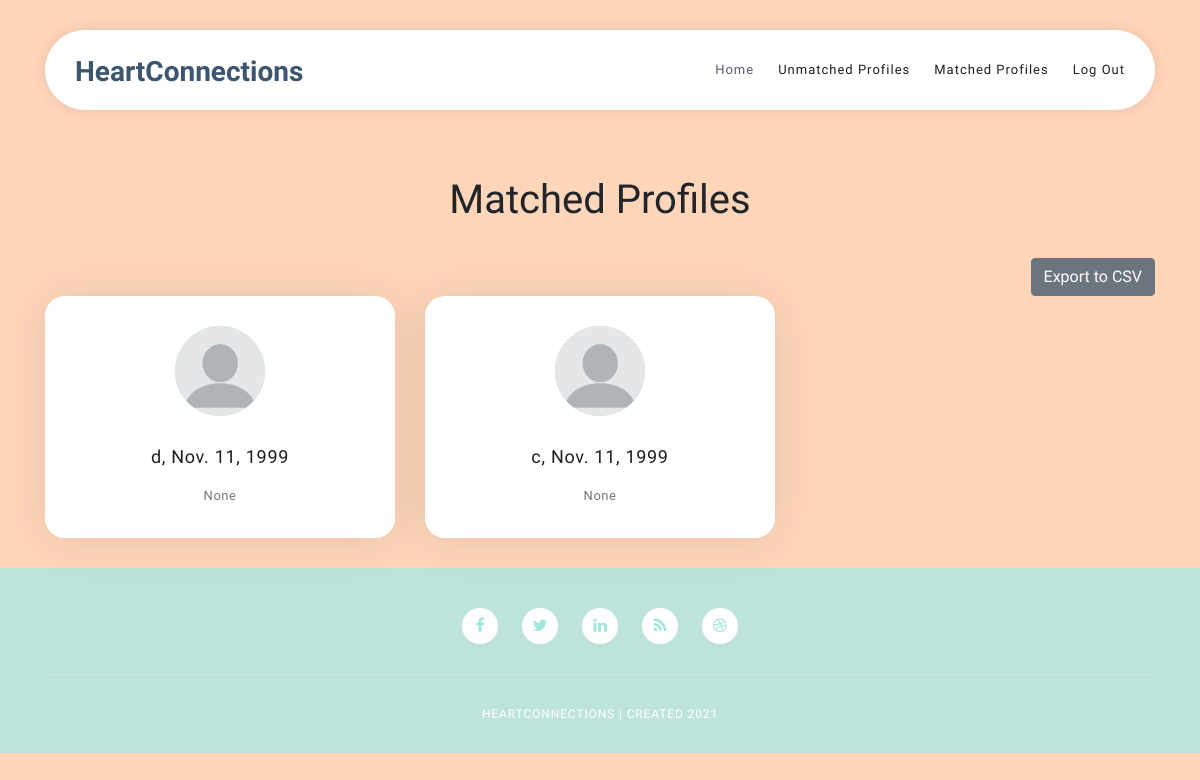
Page /HeartConnections/profile/matched/ (signed in) on the earlier database version.
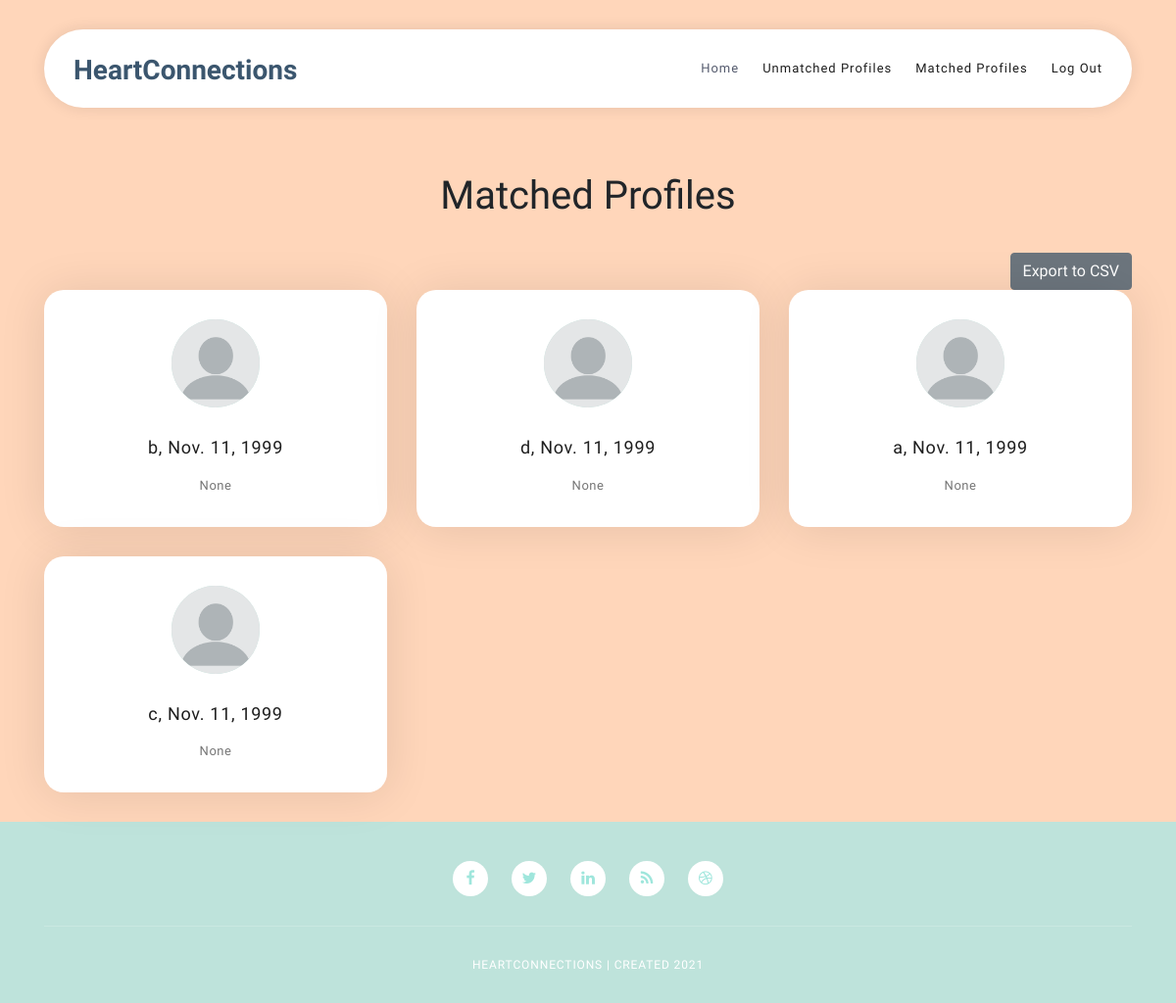
Same page on the later database version.
### HeartConnections/models.py (models this page shows, shortened)
class Profile(models.Model):
    id = models.AutoField(primary_key=True)
    first_name = models.CharField(max_length=30)
    last_name = models.CharField(max_length=40)
    birthdate = models.DateField(default=datetime.date(1900, 1, 1), validators=[MinValueValidator(datetime.date(1900, 1, 1)), MaxValueValidator(datetime.date.today() - datetime.timedelta(days=6575))])
    gender = models.CharField(max_length=20)
    sexuality = models.CharField(max_length=25)
    country = models.CharField(max_length=40)
    state_region = models.CharField(max_length=20)
    city = models.CharField(max_length=30)
    occupation = models.CharField(max_length=25, blank=True, null=True)
    company = models.CharField(max_length=40, blank=True, null=True)
    education = models.CharField(max_length=50, blank=True, null=True)
    bio = models.CharField(max_length=1000, blank=True, null=True)
    religion = models.CharField(max_length=25, blank=True, null=True)
    hobbies = models.CharField(max_length=250, blank=True, null=True)
    dietary_preferences = models.CharField(max_length=100, blank=True, null=True)
    alcohol = models.BooleanField(blank=True, null=True)
    smoking = models.BooleanField(blank=True, null=True)
    email = models.EmailField(max_length=50)
    matched = models.BooleanField(default=False)
    matched_with = models.CharField(max_length=100, blank=True, null=True)
    notes = models.CharField(max_length=500, blank=True, null=True)
    profile_pic = models.ImageField(null=True, blank=True)
    def get_absolute_url(self):
        return reverse('profile_detailed_view', kwargs={'pk': self.pk})

### HeartConnections/views.py (the view)
# urls.py: path('profile/matched/', views.MatchedProfiles.as_view(), name='matched_profiles'),
class MatchedProfiles(LoginRequiredMixin, generic.ListView):
    model = Profile
    context_object_name = 'matched_list'
    queryset = Profile.objects.filter(matched=True)
    template_name = 'matched_profiles.html'

### HeartConnections/templates/matched_profiles.html (shortened to what this page needs)
{% extends "admin_base_generic.html" %}
{% block content %}
<head>
    {% load static %}
</head>
<div class="baseframe"><h1>Matched Profiles</h1></div><br><br>
{% if matched_list %}
<section class="section home-feature">
    <div class="container">
        <div class="row">
            <div class="col-lg-12">
                <div class="row">
                    <div class="col-xl-12 col-lg-12 col-md-12 col-sm-12 col-12">
                        <div class="text-right">
                            <button id="export" name="export" type="button" class="btn btn-secondary" onclick="location.href='{% url 'export' %}'">Export to CSV</button>
                        </div>
                    </div>
                    {% for profile in matched_list %}
                    <div class="col-lg-4 col-md-6 col-sm-6 col-12" data-scroll-reveal="enter bottom move 50px over 0.6s after 0.2s">
                        <a href="{{ profile.get_absolute_url }}"><div class="features-small-item">
                            <div class="icon">
                                <i><span class="d-none d-lg-block"><img class="img-fluid img-profile rounded-circle mx-auto mb-2" src="{{profile.profile_pic.url}}" alt="" /></span></i>
                            </div>
                            <h5 class="features-title">{{ profile.first_name }}, {{ profile.birthdate }}</h5>
                            <p>{{ profile.bio }}</p>
                        </div></a>
                    </div>
                    {% endfor %}
                </div>
            </div>
        </div>
    </div>
</section>
{% endif %}
{% endblock %}

Differences in the rows shown:
now on this page (row edited): Profile: profile_pic (placeholder picture), first_name "b", birthdate "Nov. 11, 1999", bio "None"
now on this page (row edited): Profile: profile_pic (placeholder picture), first_name "a", birthdate "Nov. 11, 1999", bio "None"
